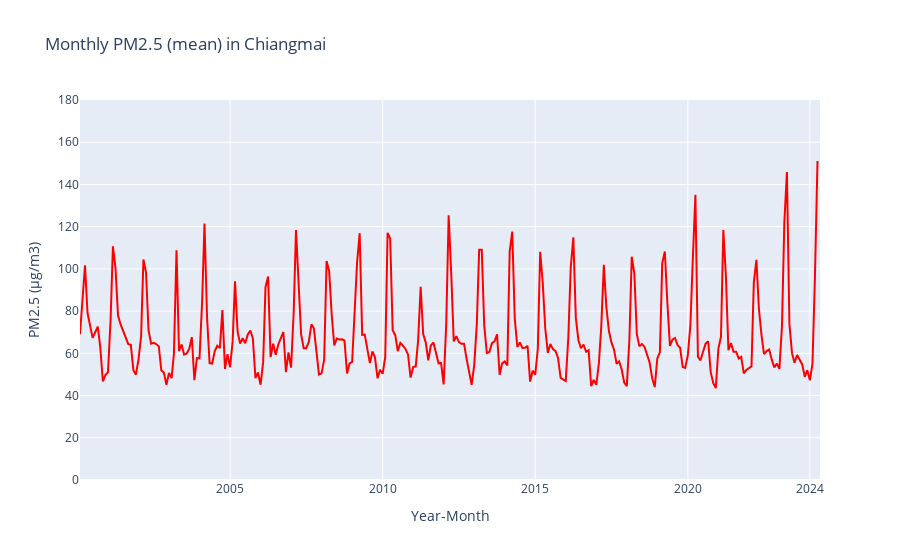

The notebook cell saved with this chart:
### Code cell
import plotly.express as px

agg = 'mean'
fig = px.line(df_predict_pm25_monthly, x="year_month", y=f"pm25_{agg}", title=f'Monthly PM2.5 ({agg}) in Chiangmai')

fig.update_layout(xaxis_title='Year-Month')

fig.update_layout(
    xaxis = dict(
        tickmode = 'array',
        tickvals = xticks,
        ticktext = xticks_text
    )
)

fig.update_layout(yaxis_title='PM2.5 (µg/m3)')
fig.update_layout(yaxis_range=(0, 180))
fig.update_traces(line_color='red')

fig.show()
fig.write_json(fr'./time_series-{agg}.json')
fig.write_html(fr'./time_series-{agg}.html', include_plotlyjs=False, full_html=False, div_id=f'time_series-{agg}')

### Figure 1 — Plotly figure (JSON) as saved in the notebook; plotly's stock layout.template omitted (floating-point values rounded to 4 significant figures; data arrays with more than 128 entries replaced by an {"elided": "..."} marker saying what was removed)
{"data": [{"hovertemplate": "year_month=%{x}<br>pm25_mean=%{y}<extra></extra>", "legendgroup": "", "line": {"color": "red", "dash": "solid"}, "marker": {"symbol": "circle"}, "mode": "lines", "name": "", "orientation": "v", "showlegend": false, "type": "scatter", "x": {"elided": "291 str values"}, "xaxis": "x", "y": {"elided": "291 float values"}, "yaxis": "y"}], "layout": {"legend": {"tracegroupgap": 0}, "title": {"text": "Monthly PM2.5 (mean) in Chiangmai"}, "xaxis": {"anchor": "y", "domain": [0, 1], "tickmode": "array", "ticktext": ["2005", "2010", "2015", "2020", "2024"], "tickvals": ["2005-01", "2010-01", "2015-01", "2020-01", "2024-01"], "title": {"text": "Year-Month"}}, "yaxis": {"anchor": "x", "domain": [0, 1], "range": [0, 180], "title": {"text": "PM2.5 (µg/m3)"}}}}
